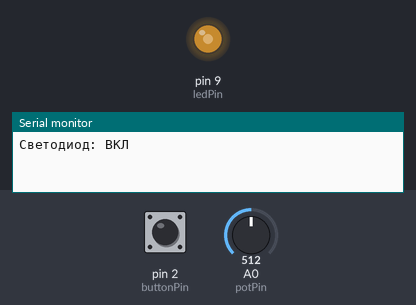
A sketch run on a simulated Arduino Uno, built with avr-gcc and run on an emulated ATmega328P. On the bench: output pins drawn as LEDs (lit = HIGH), the last lines printed to the serial monitor. Inputs (shaded band) come from the test bench; at power-on: pin 2 (buttonPin) HIGH, A0 (potPin) = 512.

Above: at 1.2 s.
1.3 s: pin 2 (buttonPin) pulled LOW for 0.15 s
At 1.9 s:
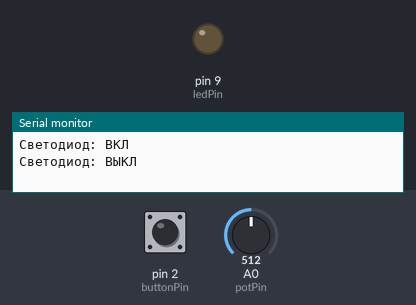
3.0 s: pin 2 (buttonPin) pulled LOW for 1 s
At 5.2 s:
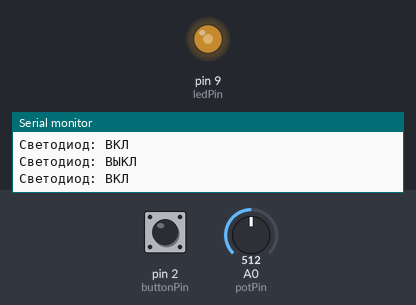
5.5 s: A0 (potPin) set to 716
At 6.4 s:
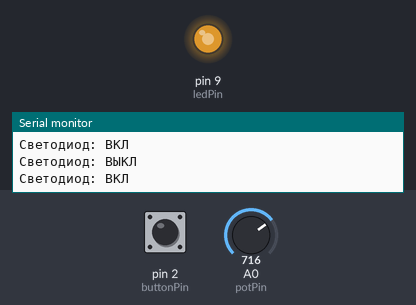
7.0 s: A0 (potPin) set to 900
At 7.6 s:
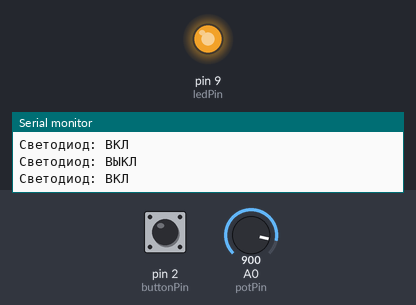
8.5 s: A0 (potPin) set to 122
At 8.8 s:
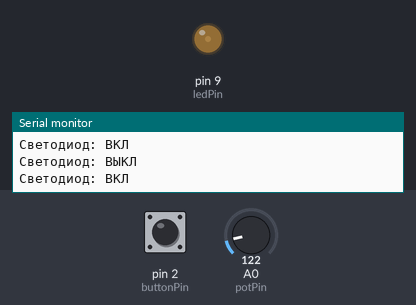
10.0 s: A0 (potPin) set to 0
At 11.2 s:
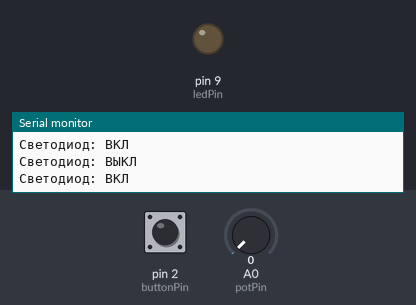
Timing chart, 0 to 12.5 s (numbered marks = the images above; inputs shaded):
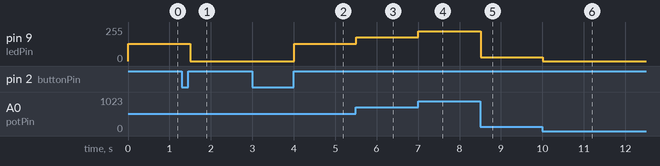

Measured:
- after the input at 1.3 s, pin 9 (ledPin): 128/255 → 0/255 after 0.20 s
- after the input at 3.0 s, pin 9 (ledPin): 0/255 → 128/255 after 1.0 s
- after the input at 5.5 s, pin 9 (ledPin): 128/255 → 179/255 at once
- after the input at 7.0 s, pin 9 (ledPin): 179/255 → 225/255 at once
- after the input at 8.5 s, pin 9 (ledPin): 225/255 → 30/255 at once
- after the input at 10.0 s, pin 9 (ledPin): 30/255 → 0/255 at once

The sketch:

4.BTN_POT.ino
```cpp
const int ledPin = 9; // Светодиоид
const int potPin = A0; // Потенциометр
const int buttonPin = 2; // Кнопка

bool ledState = false;
bool lastButtonState = 0;

void setup() {
  pinMode(ledPin, OUTPUT);
  pinMode(potPin, INPUT);
  pinMode(buttonPin, INPUT_PULLUP);

  Serial.begin(9600);
}

void loop() {

  int reading = digitalRead(buttonPin); // Чтение состояния кнопки

    if (reading == 1 && lastButtonState == 0) {
      ledState = !ledState;  // переключение состояния
      Serial.print("Светодиод: ");
      Serial.println(ledState ? "ВКЛ" : "ВЫКЛ");
    }

  lastButtonState = reading; // Сохраняем предыдущее состояние

  int potValue = analogRead(potPin);  // Считываем значение потенциометра (0–1023)
  int brightness = potValue / 4;      // Нормализация

  // Управляем светодиодом
  if (ledState) {
    analogWrite(ledPin, brightness); // Включен с определённым значением яркост
  } else {
    analogWrite(ledPin, 0);  // Полностью выключен
  }

  delay(100);
}
```
